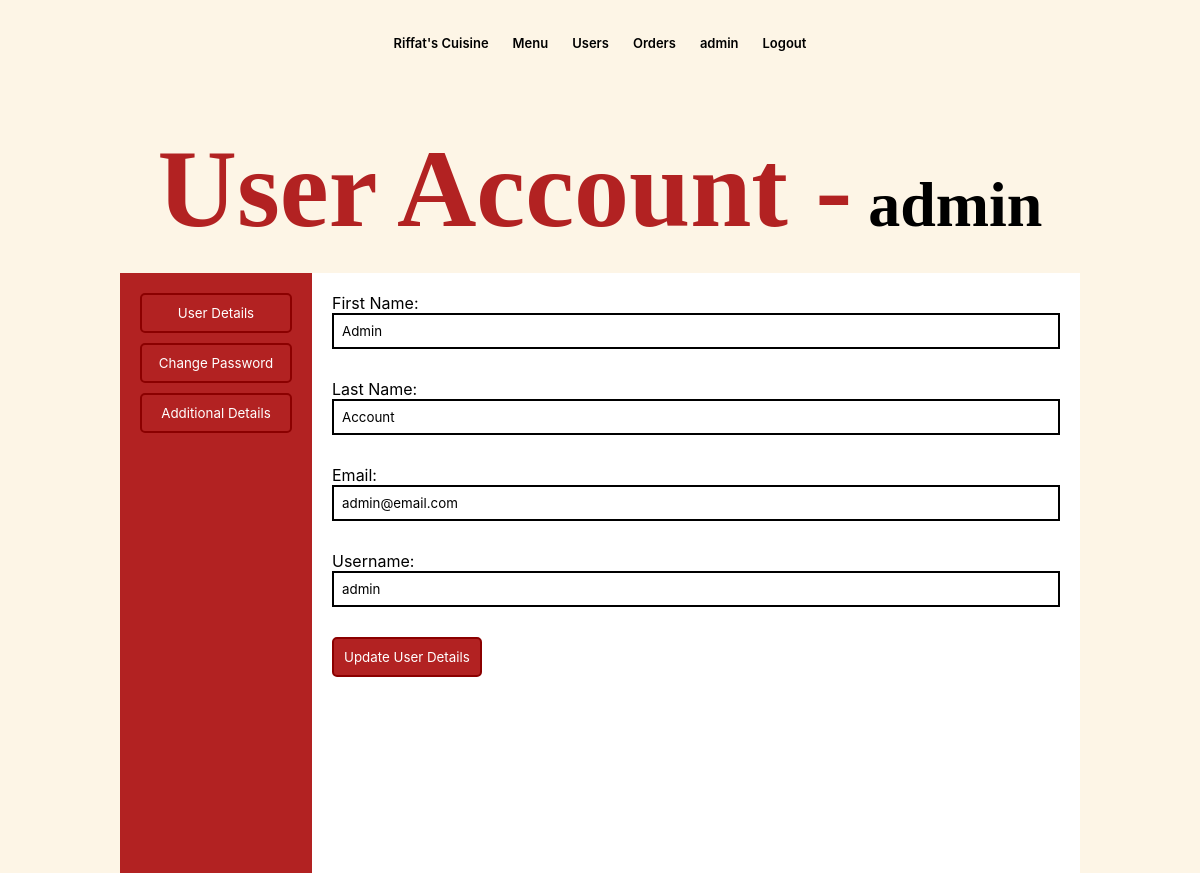
Page /index.php?controller=profile&action=view (signed in) on the committed database.
### tables this page shows
CREATE TABLE `users` (
  `user_id` int(11) NOT NULL,
  `user_fname` varchar(255) NOT NULL,
  `user_lname` varchar(255) NOT NULL,
  `user_email` varchar(255) NOT NULL,
  `user_username` varchar(255) NOT NULL,
  `user_pass` varchar(255) NOT NULL,
  `user_isAdmin` tinyint(1) NOT NULL
);

### index.php (called while the page is built, shortened)
<?php
$action = (isset($_GET['action'])) ? $_GET['action'] : "index";
$ct = new $controllerClassName();
$ct->$action();

### Models/UserModel.php (called while the page is built, shortened)
<?php
include_once "database.php";
class UserModel
{
    private $conn;
    public function __construct()
    {
        global $conn;
        $this->conn = $conn;
    }
    public function getUser($userId)
    {
        $sql = "SELECT * FROM users WHERE user_id = ?";
        $stmt = $this->conn->prepare($sql);
        $stmt->bind_param("i", $userId);
        $stmt->execute();
        $result = $stmt->get_result();
        return $result->fetch_assoc();
    }
}

### Views/profile.php (the view, shortened to what this page needs)
<!DOCTYPE html>
<html lang="en">
<head>
</head>
<body>
    <?php include 'Includes/navbar.php'; ?>
    <div style="display: flex; align-items: baseline; justify-content: center;">
        <h2>User Account -</h2>
        <h3>&nbsp;<?php echo $_SESSION['user_username']; ?></h3>
    </div>
    <div id="container">
        <div id="sidebar">
            <button onclick="showForm('userDetailsForm')">User Details</button>
            <button onclick="showForm('changePasswordForm')">Change Password</button>
            <button onclick="showForm('additionalDetailsForm')">Additional Details</button>
        </div>
        <div id="formContainer">
            <section id="userDetailsForm" class="active">
                <form action="index.php?controller=profile&action=updateAccount" method="post">
                    <label for="user_fname">First Name:</label>
                    <input type="text" id="user_fname" name="user_fname" value="<?php echo $user['user_fname']; ?>" required>
                    <br><br>
                    <label for="user_lname">Last Name:</label>
                    <input type="text" id="user_lname" name="user_lname" value="<?php echo $user['user_lname']; ?>" required>
                    <br><br>
                    <label for="user_email">Email:</label>
                    <input type="email" id="user_email" name="user_email" value="<?php echo $user['user_email']; ?>" required>
                    <br><br>
                    <label for="user_username">Username:</label>
                    <input type="text" id="user_username" name="user_username" value="<?php echo $user['user_username']; ?>" required>
                    <br><br>
                    <button class="hero-btn" type="submit">Update User Details</button>
                </form>
            </section>
        </div>
    </div>
</body>
</html>

### Views/profile.php (style rules this page uses)
* { margin: 0; padding: 0; font-family: 'SF Pro Display', sans-serif; }
body { background-color: oldlace; overflow-x: hidden; margin: 0; display: flex; flex-direction: column; align-items: center; justify-content: center; }
h1, h2 { text-align: center; font-family: pac; font-size: 110px; color: firebrick; }
#container { display: flex; width: 80%; margin-top: 20px; overflow: hidden; height: 600px; }
#sidebar { width: 20%; background-color: firebrick; padding: 20px; box-sizing: border-box; display: flex; flex-direction: column; }
#formContainer { width: 80%; padding: 20px; box-sizing: border-box; background-color: white; }
section { display: none; }
.active { display: block; }
h3 { font-family: pac; text-align: center; font-size: 64px; }
button { margin-bottom: 10px; background-color: firebrick; color: white; border: none; padding: 10px; cursor: pointer; border-radius: 5px; border: 2px solid darkred; }
input { margin-bottom: 10px; padding: 8px; box-sizing: border-box; width: 100%; border: 2px solid black; }

### rows in the picture
users: user_fname "Admin", user_lname "Account", user_email "admin@email.com", user_username "admin"

### other values in the picture
$_SESSION['user_username'] "admin"
